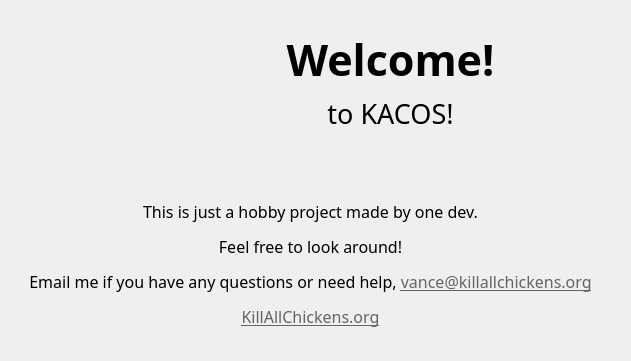
<?xml version="1.0" encoding="UTF-8"?>
<ui version="4.0">
 <class>Welcomer</class>
 <widget class="QDialog" name="Welcomer">
  <property name="geometry">
   <rect>
    <x>0</x>
    <y>0</y>
    <width>631</width>
    <height>361</height>
   </rect>
  </property>
  <property name="windowTitle">
   <string>Welcome to KACOS</string>
  </property>
  <widget class="QLabel" name="Logo">
   <property name="geometry">
    <rect>
     <x>20</x>
     <y>10</y>
     <width>141</width>
     <height>181</height>
    </rect>
   </property>
   <property name="text">
    <string/>
   </property>
   <property name="pixmap">
    <pixmap resource="resources.qrc">:/Logo/logo.png</pixmap>
   </property>
   <property name="alignment">
    <set>Qt::AlignmentFlag::AlignCenter</set>
   </property>
  </widget>
  <widget class="QWidget" name="verticalLayoutWidget">
   <property name="geometry">
    <rect>
     <x>200</x>
     <y>30</y>
     <width>381</width>
     <height>121</height>
    </rect>
   </property>
   <layout class="QVBoxLayout" name="verticalLayout">
    <item>
     <widget class="QLabel" name="Title">
      <property name="font">
       <font>
        <family>Noto Sans Lao Looped Black</family>
        <pointsize>32</pointsize>
        <bold>true</bold>
       </font>
      </property>
      <property name="text">
       <string>Welcome!</string>
      </property>
      <property name="alignment">
       <set>Qt::AlignmentFlag::AlignBottom|Qt::AlignmentFlag::AlignHCenter</set>
      </property>
     </widget>
    </item>
    <item>
     <widget class="QLabel" name="Title2">
      <property name="font">
       <font>
        <family>Noto Sans Lao Looped Medium</family>
        <pointsize>20</pointsize>
       </font>
      </property>
      <property name="text">
       <string>to KACOS!</string>
      </property>
      <property name="alignment">
       <set>Qt::AlignmentFlag::AlignHCenter|Qt::AlignmentFlag::AlignTop</set>
      </property>
      <property name="margin">
       <number>-9</number>
      </property>
     </widget>
    </item>
   </layout>
  </widget>
  <widget class="QLabel" name="Description">
   <property name="geometry">
    <rect>
     <x>0</x>
     <y>200</y>
     <width>621</width>
     <height>151</height>
    </rect>
   </property>
   <property name="font">
    <font>
     <family>Noto Sans Lao Looped Medium</family>
     <pointsize>12</pointsize>
     <bold>false</bold>
    </font>
   </property>
   <property name="text">
    <string>&lt;html&gt;&lt;head/&gt;&lt;body&gt;&lt;p&gt;&lt;span style=&quot; font-size:12pt;&quot;&gt;This is just a hobby project made by one dev.&lt;/span&gt;&lt;/p&gt;&lt;p&gt;&lt;span style=&quot; font-size:12pt;&quot;&gt;Feel free to look around!&lt;/span&gt;&lt;/p&gt;&lt;p&gt;&lt;span style=&quot; font-size:12pt;&quot;&gt;Email me if you have any questions or need help, &lt;/span&gt;&lt;a href=&quot;mailto:vance@killallchickens.org&quot;&gt;&lt;span style=&quot; font-size:12pt; text-decoration: underline; color:#646464;&quot;&gt;vance@killallchickens.org&lt;/span&gt;&lt;/a&gt;&lt;/p&gt;&lt;p&gt;&lt;a href=&quot;https://killallchickens.org&quot;&gt;&lt;span style=&quot; text-decoration: underline; color:#646464;&quot;&gt;KillAllChickens.org&lt;/span&gt;&lt;/a&gt;&lt;/p&gt;&lt;/body&gt;&lt;/html&gt;</string>
   </property>
   <property name="alignment">
    <set>Qt::AlignmentFlag::AlignHCenter|Qt::AlignmentFlag::AlignTop</set>
   </property>
   <property name="wordWrap">
    <bool>true</bool>
   </property>
   <property name="openExternalLinks">
    <bool>true</bool>
   </property>
  </widget>
 </widget>
 <resources>
  <include location="resources.qrc"/>
 </resources>
 <connections/>
</ui>
